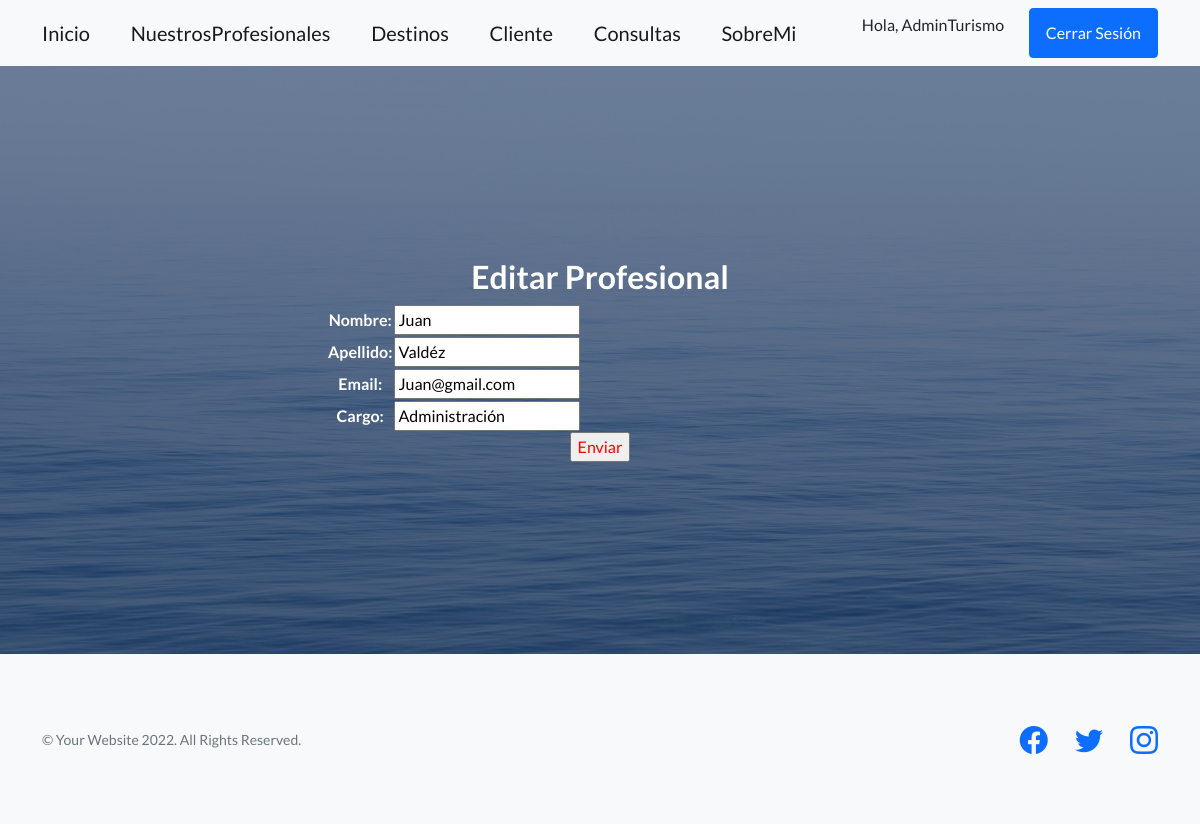
The app's page /Turismo/editarProfes/Juan (signed in), older data.
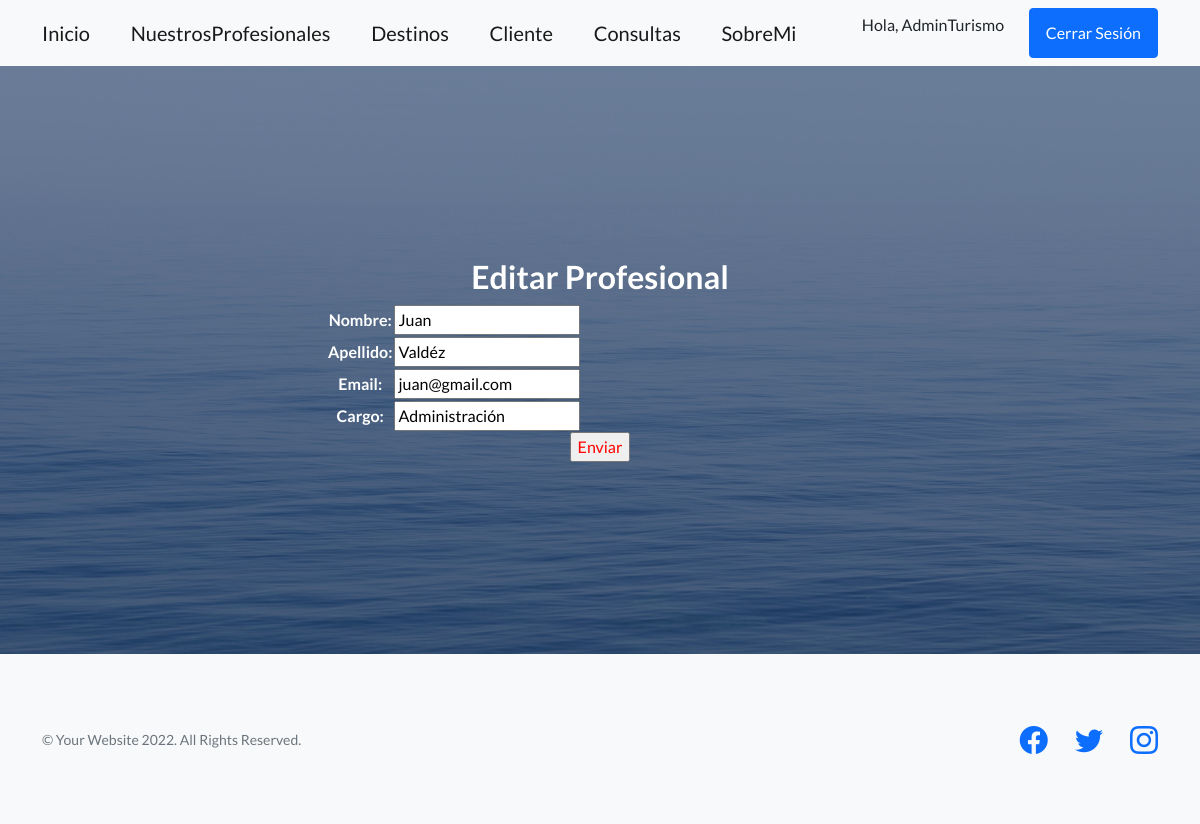
The same page, newer data.
### Turismo/models.py (models this page shows, shortened)
class Profesionales(models.Model):
    nombre = models.CharField(max_length=40)
    apellido = models.CharField(max_length=40)
    email = models.EmailField()
    cargo = models.CharField(max_length=40, default="")
    class Meta:
        verbose_name_plural = "Profesionales"

### Turismo/views.py (the view)
# urls.py: path('editarProfes/<profesional_nombre>', views.editarProfesionales, name="EditarProfes"),
@login_required
def editarProfesionales(request, profesional_nombre):
    profesionales = Profesionales.objects.get(nombre = profesional_nombre)
    if request.method == "POST":
        miFormulario = ProfesionalesFormulario(request.POST)
        if miFormulario.is_valid():
            informacion = miFormulario.cleaned_data
            profesionales.nombre = informacion['nombre']
            profesionales.apellido = informacion['apellido']
            profesionales.email = informacion['email']
            profesionales.cargo = informacion['cargo']
            profesionales.save()
        return render(request, "Turismo/inicio.html")
    else:
            miFormulario = ProfesionalesFormulario(initial={'nombre':profesionales.nombre, 'apellido':profesionales.apellido,
                                                        'email':profesionales.email,'cargo':profesionales.cargo })
    return render(request,"Turismo/editarProfesionales.html", {'miFormulario':miFormulario, 'profesional_nombre':profesional_nombre})

### Turismo/forms.py
class ProfesionalesFormulario(forms.Form):
    nombre = forms.CharField()
    apellido = forms.CharField()
    email = forms.EmailField()
    cargo = forms.CharField()

### Turismo/templates/Turismo/editarProfesionales.html (shortened to what this page needs)
{% extends "Turismo/padre.html" %}
{% load static %}
{% block informacionQueCambia %}
<h2> Editar Profesional</h2>
<form action="" method="POST"> {%csrf_token%}
    <table>
        {{miFormulario.as_table}}
    </table>
    <input type="submit", value="Enviar", style="color:red">
</form>
{% endblock %}

Row changes from the older to the newer data that the page shows:
changed Profesionales "Juan": email "Juan@gmail.com" → "juan@gmail.com"
